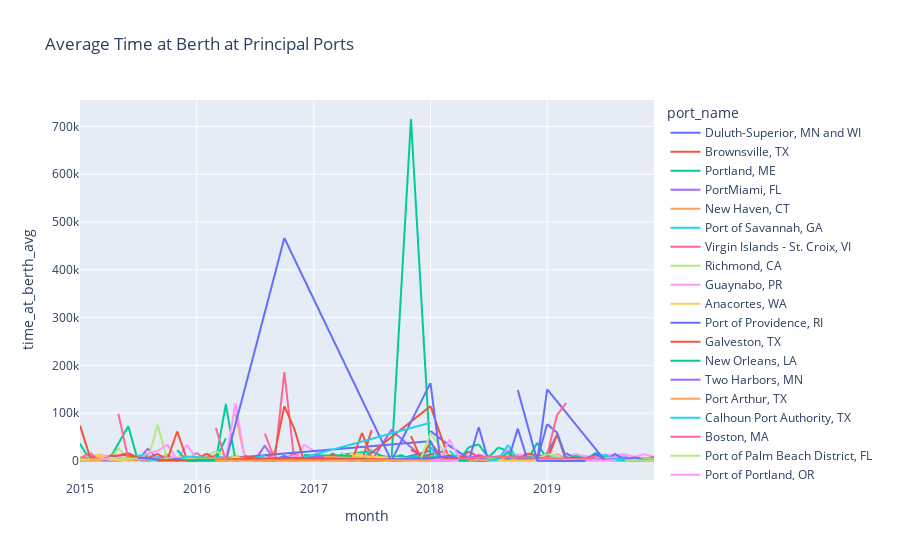

The notebook cell saved with this chart:
### Code cell
px.line(
    #data with month in dt format
    monthly_gdf
    .with_columns(pl.col('month').str.strptime(pl.Date, format='%Y%m'))
    .sort(by='month'), 
    #plot specs
    x='month', y='time_at_berth_avg', color='port_name',
    title='Average Time at Berth at Principal Ports',
    width=1000,
    height=500 
)
